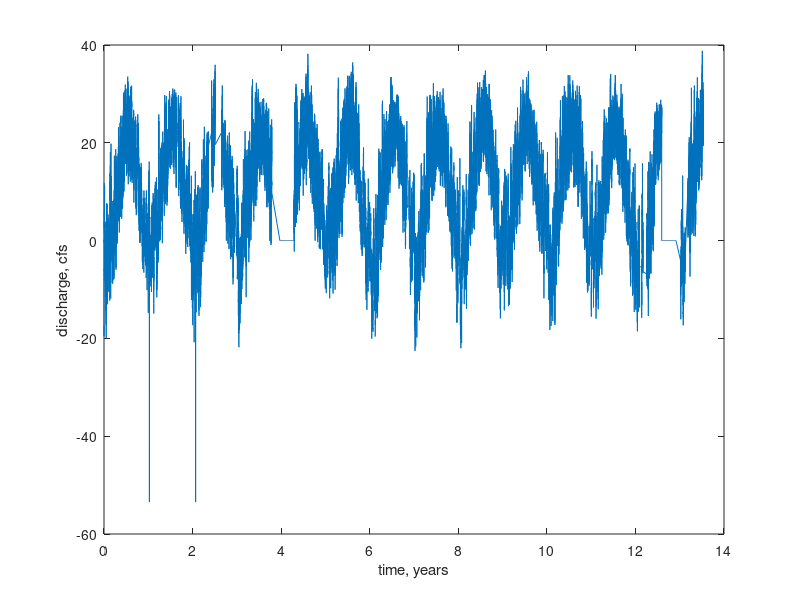

MATLAB code for this plot:
% Problem 2.1

% read data from file
D=load('brf_temp.txt');
t=D(:,1);
d=D(:,2);

% convert tine to years
daysinyear = 365.25;
ty = t/daysinyear;

% plot
figure(1);
clf;
set(gca,'LineWidth',2);
axis( [0, 14, -60, 40] );
plot(ty,d);
xlabel('time, years');
ylabel('discharge, cfs');



